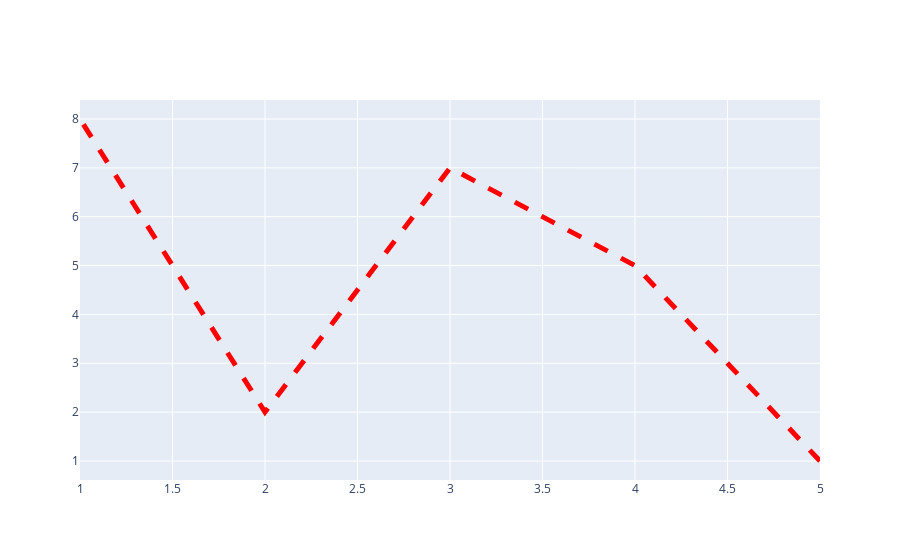

The notebook cell saved with this chart:
### Code cell
# generando graficas con marcas de cambio de color y rayas puntadas

valores = np.array([1,5,7,2,8])
valoresX = np.array([5,4,3,2,1])


data = [go.Scatter(x=valoresX, y=valores, mode = 'lines', line = dict(color='red', width=5, dash='dash'))]

iplot(data)

### Figure 1 — Plotly figure (JSON) as saved in the notebook; plotly's stock layout.template omitted (floating-point values rounded to 4 significant figures)
{"data": [{"line": {"color": "red", "dash": "dash", "width": 5}, "mode": "lines", "type": "scatter", "x": [5, 4, 3, 2, 1], "y": [1, 5, 7, 2, 8]}], "layout": {}}
